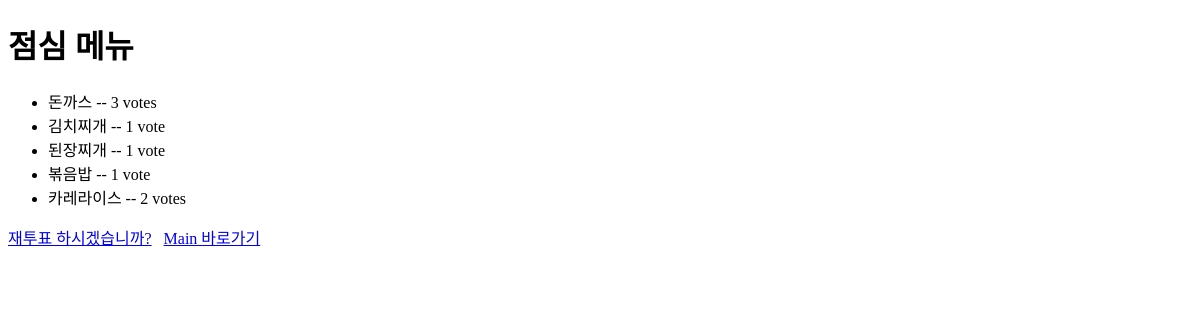
/livepolls/1/results/, run on an earlier commit of the app's database.
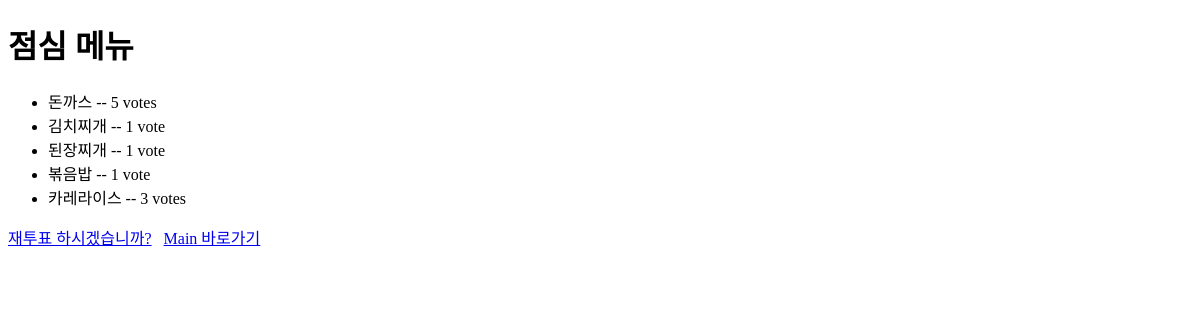
And on a later commit of the database.
### livepolls/models.py (models this page shows, shortened)
class Question(models.Model): # 설문에 대한 질문
    question_text = models.CharField(max_length=200) # varchar(200)
    pub_date = models.DateTimeField('date published') # datetime , 문자열은 일종의 설명문
    '''
    객체를 문자열로 표현할 때 사용한다. 해당 함수를 정의하지 않으면
    테이블명이 제대로 표시되지 않는다.
    '''

class Choice(models.Model): # 질문에 대한 답변 항목
    question = models.ForeignKey(Question, on_delete=models.CASCADE) # 외래키 설정
    choice_text = models.CharField(max_length=200) # varchar(200), 답변항목
    votes = models.IntegerField(default=0) # Integer, 투표수

### livepolls/views.py (the view)
# urls.py: path('<int:question_id>/results/', views.results, name='results'), # /livepolls/일련번호/result
def results(request, question_id):
    question = get_object_or_404(Question, pk=question_id)
    return render(request, 'livepolls/results.html', {'question':question})

### livepolls/templates/livepolls/results.html (shortened to what this page needs)
<!DOCTYPE html>
<html lang="en">
<head>
</head>
<body>
    <h1>{{ question.question_text }}</h1>
    <ul>
    {% for choice in question.choice_set.all %}
        <li>{{ choice.choice_text }} -- {{ choice.votes }}
                    vote{{ choice.votes|pluralize }}
        </li>
    {% endfor %}
    </ul>
    <a href="{% url 'livepolls:detail' question.id %}">재투표 하시겠습니까?</a>
    <a href="/">Main 바로가기</a>
</body>
</html>

What changed in the data, as far as the page shows it:
changed Choice "돈까스": votes "3" → "5"
changed Choice "카레라이스": votes "2" → "3"
